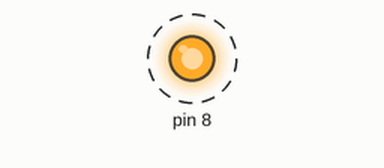
Recording of a sketch running on a simulated Arduino Uno, built with avr-gcc and run on an emulated ATmega328P. Parts: output pins drawn as LEDs (lit = HIGH). Dashed ring = blinking.

Above: at 0.2 s.
Timing chart, 0 to 3.0 s (numbered marks = the images above):
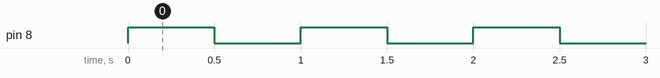

The sketch:

1B.ino
```cpp
//using pin mode,digitalWrite() and delay function()
//Sketch uses 604 bytes (1%) of program storage space. Maximum is 30720 bytes.
//Global variables use 9 bytes (0%) of dynamic memory, leaving 2039 bytes for local variables. Maximum is 2048 bytes.

const byte led = 8;
void setup() {
  // put your setup code here, to run once:
  DDRB |= (1<<DDB0);


}

void loop() {
  // put your main code here, to run repeatedly:
  PORTB ^= (1<<PB0);
  delay(500);

}
```

Measured:
- by itself, pin 8: alternates HIGH for 0.50 s and LOW for 0.50 s
